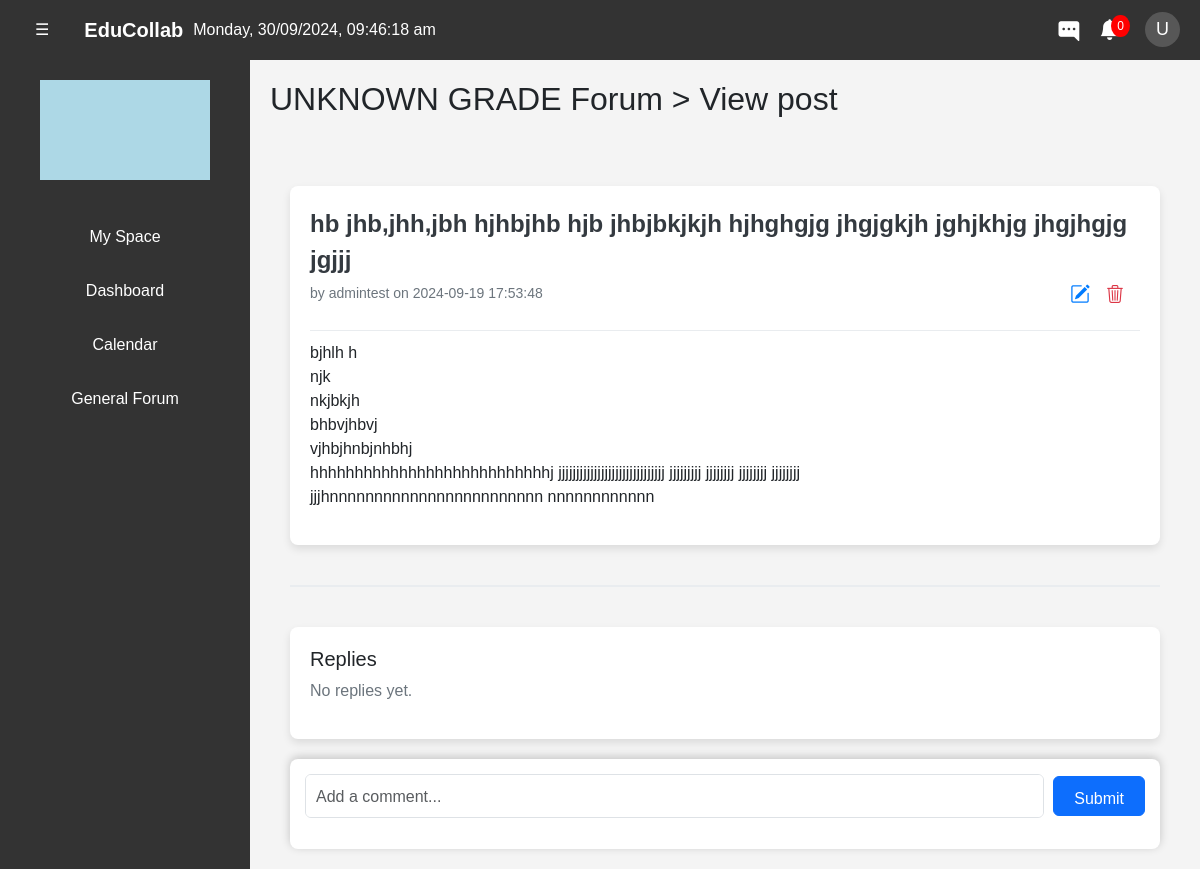
/public/admin/post_view.php?id=89 (signed in), run on the app's committed database.
### tables this page shows
CREATE TABLE `forum_posts` (
  `id` int(11) NOT NULL,
  `grade` varchar(10) NOT NULL,
  `title` varchar(255) NOT NULL,
  `content` text NOT NULL,
  `user_id` int(11) NOT NULL,
  `created_at` timestamp NOT NULL DEFAULT current_timestamp()
);

CREATE TABLE `users` (
  `id` int(11) NOT NULL,
  `username` varchar(50) NOT NULL,
  `firstname` varchar(50) NOT NULL,
  `lastname` varchar(50) NOT NULL,
  `gradeLevel` varchar(20) NOT NULL,
  `section` varchar(30) NOT NULL,
  `password` varchar(255) NOT NULL,
  `status` enum('active','inactive','deactivated') NOT NULL DEFAULT 'inactive',
  `accType` enum('USER','ADMIN') DEFAULT 'USER',
  `created_at` timestamp NOT NULL DEFAULT current_timestamp()
);

### public/admin/post_view.php (the view, shortened to what this page needs)
<?php
require_once __DIR__ . '/../../src/config/db_config.php';
if (!isset($_SESSION['user_id'])) {
    header('Location: ../login.php');
    exit;
} else {
    $grade = isset($_GET['grade']) ? trim($_GET['grade']) : '';
    if (is_numeric($grade) && $grade >= 1 && $grade <= 6) {
        $gradeurl = 'grade';
        $gradetodisplay = 'Grade ' . intval($grade);
    } elseif (strtolower($grade) === 'sned') {
        $gradeurl = 'grade';
        $gradetodisplay = strtoupper($grade);
    } else if(strtolower($grade === 'general')){
        $gradeurl = 'forum';
        $gradetodisplay = 'PSCS General ';
    }else {
        $gradetodisplay = 'Unknown Grade';
    }
}
$post_id = isset($_GET['id']) ? (int)$_GET['id'] : 0;
$csrf_token = $_SESSION['csrf_token'];
try {
    $postQuery = "SELECT fp.id, fp.title, fp.content, fp.created_at, u.username
                  FROM forum_posts fp
                  JOIN users u ON fp.user_id = u.id
                  WHERE fp.id = :post_id";
    $postStmt = $pdo->prepare($postQuery);
    $postStmt->bindValue(':post_id', $post_id, PDO::PARAM_INT);
    $postStmt->execute();
    $post = $postStmt->fetch(PDO::FETCH_ASSOC);
    $repliesQuery = "SELECT fr.id, fr.reply_content, fr.created_at, u.username, fr.parent_id, fr.user_id, fr.deleted
        FROM forum_replies fr
        JOIN users u ON fr.user_id = u.id
        WHERE fr.post_id = :post_id
        ORDER BY fr.created_at DESC";
    $repliesStmt = $pdo->prepare($repliesQuery);
    $repliesStmt->bindValue(':post_id', $post_id, PDO::PARAM_INT);
    $repliesStmt->execute();
    $replies = $repliesStmt->fetchAll(PDO::FETCH_ASSOC);
} catch (PDOException $e) {
    log_error('Database error: ' . $e->getMessage(), 'db_errors.txt');
    echo "An error occurred.";
    exit;
}
?>
<!DOCTYPE html>
<html lang="en">
<head>
    <link rel="stylesheet" href="https://cdn.jsdelivr.net/npm/bootstrap-icons@1.11.3/font/bootstrap-icons.min.css">
    <link href="https://cdn.jsdelivr.net/npm/bootstrap@5.3.0-alpha3/dist/css/bootstrap.min.css" rel="stylesheet">
    <link href="../../src/css/gen.css" rel="stylesheet">
    <link href="../../src/css/forum_post.css" rel="stylesheet">
    <link rel="stylesheet" href="../../src/css/message.css">
</head>
<body>
    <?php include '../nav-sidebar-temp.php'?>
        <div class="content" id="content">
            <h2 class="mb-4"> <?php echo strtoupper(htmlspecialchars($gradetodisplay)); ?> Forum > View post</h2>
            <div class="container mt-5">
                <div class="post-card post-container">
                    <div class="post-header">
                        <div class="post-title">
                            <?= htmlspecialchars($post['title']) ?>
                        </div>
                        <div>
                            <p class="post-meta">by <?= htmlspecialchars($post['username']) ?> on <?= $post['created_at'] ?></p>
                            <div class="post-actions">
                                <a href="edit_post.php?grade=<?= $grade?>&id=<?= $post['id'] ?>" title='Edit post' class="edit-button">
                                    <i class="bi bi-pencil-square"></i>
                                </a>
                                <form id="delete_post_<?= $post['id'] ?>" action="../../src/processes/a/delete_post.php" method="post" style="display:inline;">
                                    <button type="button" class="delete-button" data-form-id="delete_post_<?= $post['id'] ?>">
                                        <i class="bi bi-trash3"></i>
                                    </button>
                                </form>
                            </div>
                        </div>
                    </div>
                    <p><?= nl2br(htmlspecialchars($post['content'])) ?></p>
                </div>
                <div class="partition"></div>
                <div class="replies-card replies-container">
                    <h5>Replies</h5>
                    <?php if (count($replies) > 0): ?>
                        <ul class="list-group">
                            <?= displayReplies($replies, $post_id, $grade, $csrf_token) ?>
                        </ul>
                    <?php else: ?>
                        <p class="no-replies">No replies yet.</p>
                    <?php endif; ?>
                </div>
                <div class="reply-form reply-form-container">
                    <form id="replyForm" action="../../src/processes/a/submit_reply.php" method="post">
                        <div class="input-group">
                            <div class="input-container">
                                <textarea class="form-control" name="reply_content" rows="1" placeholder="Add a comment..." required></textarea>
                            </div>
                            <div class="button-container">
                                <button type="submit" class="btn btn-primary" >Submit</button>
                            </div>
                        </div>
                    </form>
                </div>
            </div>
        </div>
    </div>
</body>
</html>

### src/css/gen.css (style rules this page uses)
a { text-decoration: none; color: inherit; }
body { margin: 0; font-family: Arial, sans-serif; height: 100vh; display: flex; flex-direction: column; overflow: auto; }
.content { flex: 1; padding-top: 0; padding: 20px; padding-bottom: 0; background-color: #f4f4f4; margin-left: 250px; overflow-y: auto; width: calc(100% - 250px); transition: margin-left 0.3s ease, width 0.3s ease; }

### src/css/forum_post.css (style rules this page uses)
body { display: flex; flex-direction: column; min-height: 100vh; background-color: #f8f9fa; }
.container { flex: 1; padding: 20px; }
.input-group { display: flex; justify-content: space-between; align-items: center; gap: 10px; width: 100%; }
.input-group textarea { width: 100%; padding: 10px; height: 40px; max-height: 100px; resize: none; box-sizing: border-box; }
.input-container { flex-grow: 1; }
.post-card, .replies-card { border-radius: 8px; box-shadow: 0 4px 8px rgba(0, 0, 0, 0.1); margin-bottom: 20px; padding: 20px; background-color: white; position: relative; }
.post-card { margin-bottom: 10px; }
.partition { border-top: 2px solid #e9ecef; margin: 40px 0; }
.replies-card { position: relative; }
.reply-form { display:flex; flex-direction: column; position: relative; width: 100%; background-color: #ffffff; padding: 15px; box-shadow: 0 -2px 10px rgba(0,0,0,0.2); z-index: 10; }
.reply-form textarea { resize: none; }
.post-header { border-bottom: 1px solid #e9ecef; padding-bottom: 10px; margin-bottom: 10px; position: relative; }
.post-title { font-size: 24px; font-weight: bold; color: #343a40; }
.post-meta { font-size: 14px; color: #6c757d; padding-top: 5px; }
.post-actions { position: absolute; bottom: 10px; right: 10px; display: flex; gap: 10px; }
.post-actions a, .post-actions button { border: none; background-color: inherit; cursor: pointer; }
.edit-button i { font-size: 20px; color: #007bff; }
.delete-button i { font-size: 18px; color: #dc3545; }
.no-replies { color: #6c757d; }
.input-group { display: flex; align-items: center; width: 100%; gap: 10px; }
.button-container { display: flex; align-items: center; }
.button-container button { padding: 10px 20px; height: 40px; white-space: nowrap; }
.reply-form-container { width: 100%; position:sticky; bottom: 0; left: 0; right: 0; background-color: #ffffff; padding: 15px; box-shadow: 0 -2px 10px rgba(0,0,0,0.2); z-index: 10; border-radius: 8px; }

### data on the page
forum_posts: title "hb jhb,jhh,jbh hjhbjhb hjb jhbjbkjkjh hjhghgjg jhgjgkjh jghjkhjg jhgjhgjg jgjjj", user.username "admintest", created_at "2024-09-19 17:53:48", content "bjhlh h njk nkjbkjh bhbvjhbvj vjhbjhnbjnhbhj hhhhhhhhhhhhhhhhhhhhhhhhhhhj jjjjjjjjjjjjjjjjjjjjjjjjjjjjjj jjjjjjjjj jjjjjjjj jjjjjjjj jjjjjjjj jjjhnnnnnnnnnnnnnnnnnnnnnnnn nnnnnnnnnnnn"

### other printed values
$gradetodisplay "UNKNOWN GRADE"
